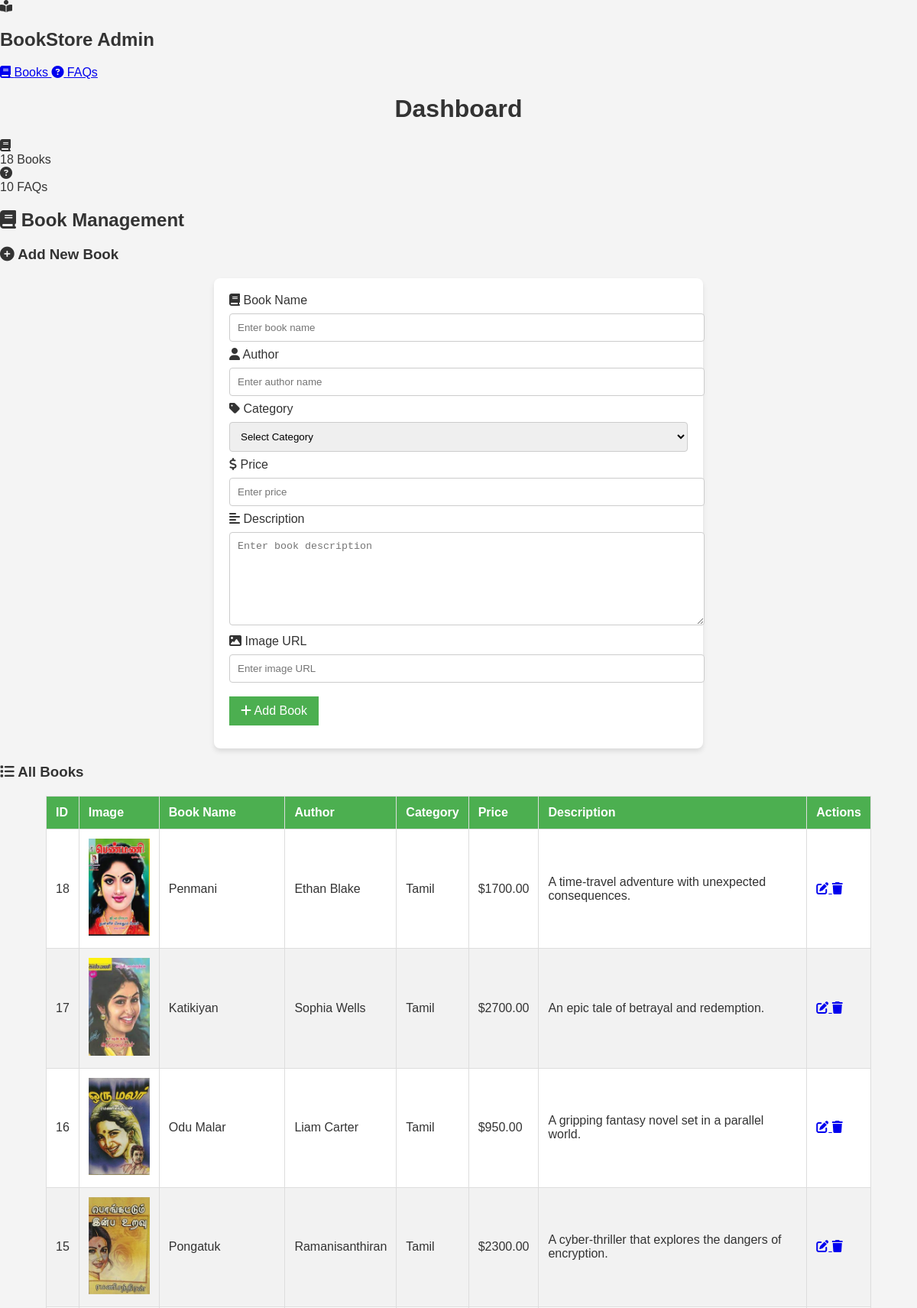
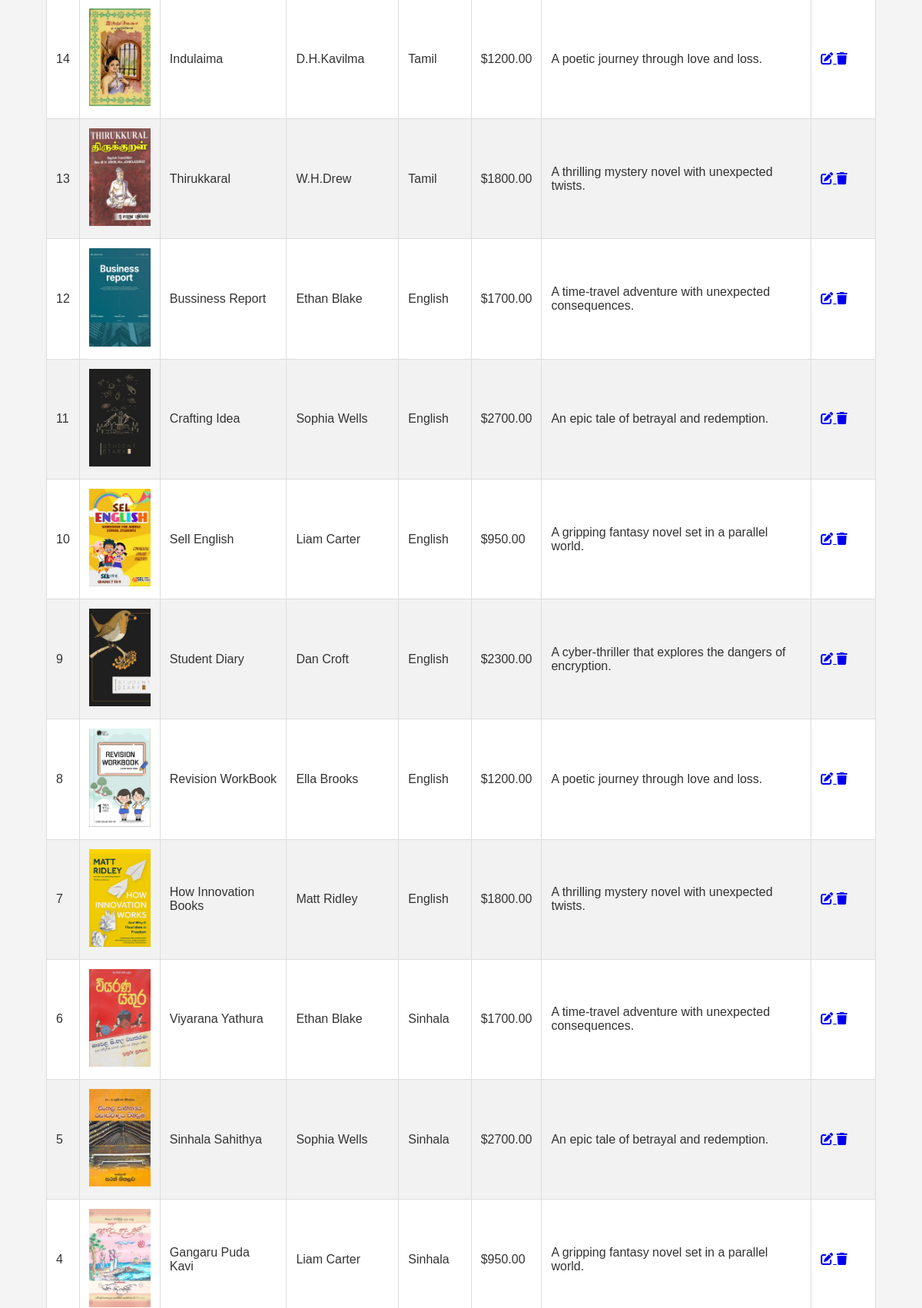
The app's page /admin.php (upper part) with its own data (2 pictures, top to bottom).
### tables this page shows
CREATE TABLE IF NOT EXISTS books (
    id INT PRIMARY KEY AUTO_INCREMENT,
    imageUrl VARCHAR(255) NOT NULL,
    bookName VARCHAR(255) NOT NULL,
    author VARCHAR(255) NOT NULL,
    price DECIMAL(10,2) NOT NULL,
    description TEXT,
    category ENUM('Sinhala', 'English', 'Tamil') NOT NULL
);

### admin.php (the view, shortened to what this page needs)
<?php
include 'config/db_connection.php';
$books = [];
$bookQuery = "SELECT * FROM books ORDER BY id DESC";
$result = mysqli_query($conn, $bookQuery);
while ($row = mysqli_fetch_assoc($result)) {
    $books[] = $row;
}
$book = ['bookName' => '', 'author' => '', 'category' => '', 'price' => '', 'description' => '', 'imageUrl' => ''];
$editBookMode = false;
$faqs = [];
$faqQuery = "SELECT * FROM faq ORDER BY id DESC";
$result = mysqli_query($conn, $faqQuery);
while ($row = mysqli_fetch_assoc($result)) {
    $faqs[] = $row;
}
?>
<!DOCTYPE html>
<html lang="en">
<head>
    <link rel="stylesheet" href="./css/admin.css">
    <link rel="stylesheet" href="https://cdnjs.cloudflare.com/ajax/libs/font-awesome/6.4.0/css/all.min.css">
</head>
<body>
    <div class="sidebar">
        <div class="logo">
            <i class="fas fa-book-reader"></i>
            <h2>BookStore Admin</h2>
        </div>
        <nav class="nav-menu">
            <a href="#books" class="nav-item active">
                <i class="fas fa-book"></i>
                <span>Books</span>
            </a>
            <a href="#faqs" class="nav-item">
                <i class="fas fa-question-circle"></i>
                <span>FAQs</span>
            </a>
        </nav>
    </div>
    <div class="main-content">
        <header class="top-header">
            <h1>Dashboard</h1>
            <div class="header-actions">
                <div class="stats">
                    <div class="stat-card">
                        <i class="fas fa-book"></i>
                        <div>
                            <span class="stat-number"><?= count($books) ?></span>
                            <span class="stat-label">Books</span>
                        </div>
                    </div>
                    <div class="stat-card">
                        <i class="fas fa-question-circle"></i>
                        <div>
                            <span class="stat-number"><?= count($faqs) ?></span>
                            <span class="stat-label">FAQs</span>
                        </div>
                    </div>
                </div>
            </div>
        </header>
        <section id="books" class="content-section">
            <div class="section-header">
                <h2><i class="fas fa-book"></i> Book Management</h2>
            </div>
            <div class="form-card">
                <h3><?= $editBookMode ? '<i class="fas fa-edit"></i> Edit Book' : '<i class="fas fa-plus-circle"></i> Add New Book' ?></h3>
                <form method="POST" class="modern-form">
                    <div class="form-grid">
                        <div class="form-group">
                            <label><i class="fas fa-book"></i> Book Name</label>
                            <input type="text" name="bookName" placeholder="Enter book name" value="<?= htmlspecialchars($book['bookName']) ?>" required>
                        </div>
                        <div class="form-group">
                            <label><i class="fas fa-user"></i> Author</label>
                            <input type="text" name="author" placeholder="Enter author name" value="<?= htmlspecialchars($book['author']) ?>" required>
                        </div>
                        <div class="form-group">
                            <label><i class="fas fa-tag"></i> Category</label>
                            <select name="category" required>
                                <option value="">Select Category</option>
                            </select>
                        </div>
                        <div class="form-group">
                            <label><i class="fas fa-dollar-sign"></i> Price</label>
                            <input type="number" name="price" placeholder="Enter price" value="<?= htmlspecialchars($book['price']) ?>" step="0.01" required>
                        </div>
                    </div>
                    <div class="form-group">
                        <label><i class="fas fa-align-left"></i> Description</label>
                        <textarea name="description" placeholder="Enter book description" rows="3" required><?= htmlspecialchars($book['description']) ?></textarea>
                    </div>
                    <div class="form-group">
                        <label><i class="fas fa-image"></i> Image URL</label>
                        <input type="text" name="imageUrl" placeholder="Enter image URL" value="<?= htmlspecialchars($book['imageUrl']) ?>" required>
                    </div>
                    <button type="submit" name="book_submit" class="btn btn-primary">
                        <i class="fas <?= $editBookMode ? 'fa-save' : 'fa-plus' ?>"></i>
                        <?= $editBookMode ? 'Update Book' : 'Add Book' ?>
                    </button>
                </form>
            </div>
            <div class="table-card">
                <h3><i class="fas fa-list"></i> All Books</h3>
                <div class="table-responsive">
                    <table class="modern-table">
                        <thead>
                            <tr>
                                <th>ID</th>
                                <th>Image</th>
                                <th>Book Name</th>
                                <th>Author</th>
                                <th>Category</th>
                                <th>Price</th>
                                <th>Description</th>
                                <th>Actions</th>
                            </tr>
                        </thead>
                        <tbody>
                            <?php foreach ($books as $b): ?>
                            <tr>
                                <td><?= $b['id'] ?></td>
                                <td><img src="<?= $b['imageUrl'] ?>" alt="Book" class="table-image"></td>
                                <td class="text-bold"><?= htmlspecialchars($b['bookName']) ?></td>
                                <td><?= htmlspecialchars($b['author']) ?></td>
                                <td><span class="badge badge-<?= strtolower($b['category']) ?>"><?= htmlspecialchars($b['category']) ?></span></td>
                                <td class="text-bold">$<?= htmlspecialchars($b['price']) ?></td>
                                <td class="text-truncate"><?= htmlspecialchars($b['description']) ?></td>
                                <td>
                                    <div class="action-buttons">
                                        <a href="admin.php?edit_book=<?= $b['id'] ?>" class="btn-icon btn-edit" title="Edit">
                                            <i class="fas fa-edit"></i>
                                        </a>
                                        <a href="admin.php?delete_book=<?= $b['id'] ?>" class="btn-icon btn-delete" title="Delete" onclick="return confirm('Delete this book?')">
                                            <i class="fas fa-trash"></i>
                                        </a>
                                    </div>
                                </td>
                            </tr>
                            <?php endforeach; ?>
                        </tbody>
                    </table>
                </div>
            </div>
        </section>
    </div>
</body>
</html>

### css/admin.css (style rules this page uses)
body { font-family: Arial, sans-serif; margin: 0; padding: 0; background-color: #f4f4f4; color: #333; }
h1 { text-align: center; color: #333; margin-top: 20px; }
h2 { color: #333; }
button { background-color: #4CAF50; color: white; padding: 10px 15px; margin: 10px 0; border: none; cursor: pointer; font-size: 16px; }
form { background-color: white; padding: 20px; border-radius: 8px; box-shadow: 0 4px 6px rgba(0, 0, 0, 0.1); margin: 20px auto; width: 80%; max-width: 600px; }
form input, form select, form textarea { width: 100%; padding: 10px; margin: 8px 0; border: 1px solid #ccc; border-radius: 4px; }
form textarea { height: 100px; }
table { width: 90%; margin: 20px auto; border-collapse: collapse; background-color: #fff; }
table th, table td { padding: 12px; text-align: left; border: 1px solid #ddd; }
table th { background-color: #4CAF50; color: white; }
table tr:nth-child(even) { background-color: #f2f2f2; }
table td img { width: 80px; height: auto; }

### records on screen
books: id "18", imageUrl (picture), bookName "Penmani", author "Ethan Blake", category "Tamil", price "1700.00", description "A time-travel adventure with unexpected consequences."
books: id "17", imageUrl (picture), bookName "Katikiyan", author "Sophia Wells", category "Tamil", price "2700.00", description "An epic tale of betrayal and redemption."
books: id "16", imageUrl (picture), bookName "Odu Malar", author "Liam Carter", category "Tamil", price "950.00", description "A gripping fantasy novel set in a parallel world."
books: id "15", imageUrl (picture), bookName "Pongatuk", author "Ramanisanthiran", category "Tamil", price "2300.00", description "A cyber-thriller that explores the dangers of encryption."
books: id "14", imageUrl (picture), bookName "Indulaima", author "D.H.Kavilma", category "Tamil", price "1200.00", description "A poetic journey through love and loss."
books: id "13", imageUrl (picture), bookName "Thirukkaral", author "W.H.Drew", category "Tamil", price "1800.00", description "A thrilling mystery novel with unexpected twists."
books: id "12", imageUrl (picture), bookName "Bussiness Report", author "Ethan Blake", category "English", price "1700.00", description "A time-travel adventure with unexpected consequences."
books: id "11", imageUrl (picture), bookName "Crafting Idea", author "Sophia Wells", category "English", price "2700.00", description "An epic tale of betrayal and redemption."
books: id "10", imageUrl (picture), bookName "Sell English", author "Liam Carter", category "English", price "950.00", description "A gripping fantasy novel set in a parallel world."
books: id "9", imageUrl (picture), bookName "Student Diary", author "Dan Croft", category "English", price "2300.00", description "A cyber-thriller that explores the dangers of encryption."
books: id "8", imageUrl (picture), bookName "Revision WorkBook", author "Ella Brooks", category "English", price "1200.00", description "A poetic journey through love and loss."
books: id "7", imageUrl (picture), bookName "How Innovation Books", author "Matt Ridley", category "English", price "1800.00", description "A thrilling mystery novel with unexpected twists."
books: id "6", imageUrl (picture), bookName "Viyarana Yathura", author "Ethan Blake", category "Sinhala", price "1700.00", description "A time-travel adventure with unexpected consequences."
books: id "5", imageUrl (picture), bookName "Sinhala Sahithya", author "Sophia Wells", category "Sinhala", price "2700.00", description "An epic tale of betrayal and redemption."
books: id "4", imageUrl (picture), bookName "Gangaru Puda Kavi", author "Liam Carter", category "Sinhala", price "950.00", description "A gripping fantasy novel set in a parallel world."

### other values on screen
count($books) "18"
count($faqs) "10"
